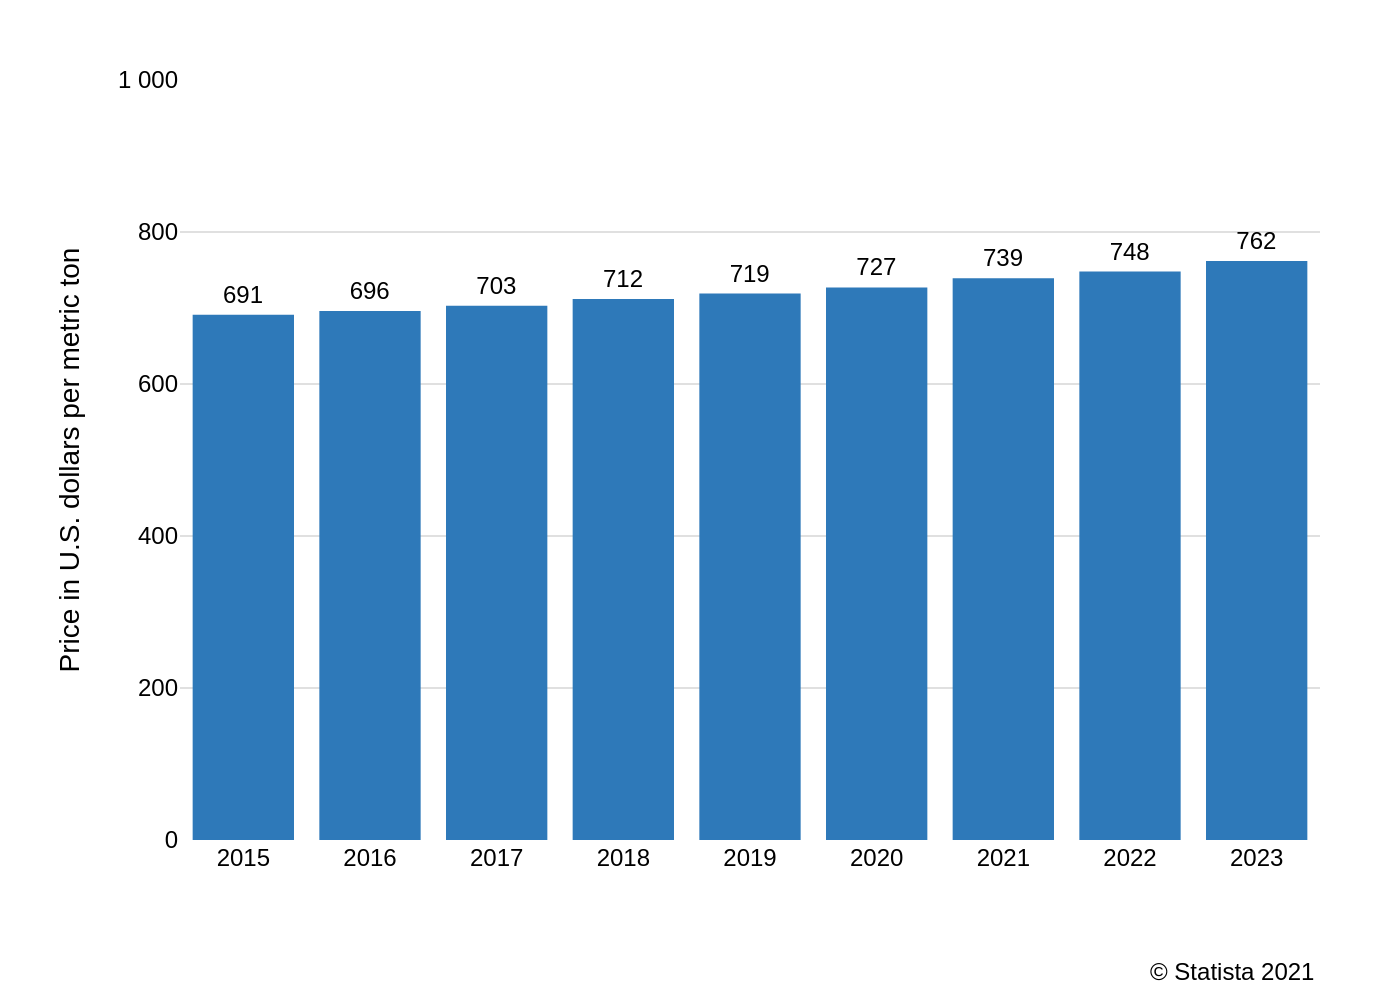

Generate this figure with Python:
import sys
import json
import pathlib
import plotly.graph_objects as go

# This script requires a single command-line argument: the path to the JSON data file.
if len(sys.argv) != 2:
    print(f"Usage: python {sys.argv[0]} <json_file_path>")
    sys.exit(1)

json_path = pathlib.Path(sys.argv[1])
if not json_path.is_file():
    print(f"Error: JSON file not found at '{json_path}'")
    sys.exit(1)

# Load data and text from the specified JSON file
with open(json_path, 'r', encoding='utf-8') as f:
    chart_info = json.load(f)

chart_data = chart_info["chart_data"]
texts = chart_info["texts"]
colors = chart_info["colors"]

# Prepare data for Plotly
x_values = [d['year'] for d in chart_data]
y_values = [d['price'] for d in chart_data]

# Create the figure
fig = go.Figure()

# Add the bar trace
fig.add_trace(go.Bar(
    x=x_values,
    y=y_values,
    text=y_values,
    textposition='outside',
    marker_color=colors[0],
    marker_line_width=0,
    cliponaxis=False,
    textfont=dict(
        family="Arial",
        size=12,
        color='black'
    )
))

# Update layout for a professional look, matching the source image
fig.update_layout(
    plot_bgcolor='white',
    paper_bgcolor='white',
    showlegend=False,
    font=dict(
        family="Arial",
        size=12,
        color="black"
    ),
    xaxis=dict(
        title_text=texts.get("x_axis_title"),
        showgrid=False,
        tickvals=x_values,
        ticktext=[str(year) for year in x_values]
    ),
    yaxis=dict(
        title_text=texts.get("y_axis_title"),
        range=[0, 1000],
        tickvals=[0, 200, 400, 600, 800, 1000],
        ticktext=['0', '200', '400', '600', '800', '1 000'],
        showgrid=True,
        gridcolor='#e0e0e0',
        gridwidth=1
    ),
    margin=dict(l=90, r=40, t=40, b=80),
    annotations=[
        dict(
            text=texts.get("source", ""),
            showarrow=False,
            xref="paper",
            yref="paper",
            x=1,
            y=-0.15,
            xanchor='right',
            yanchor='top',
            font=dict(
                size=12
            )
        )
    ]
)

# Generate the output PNG filename from the input JSON filename
output_filename = json_path.stem + ".png"

# Save the figure as a high-resolution PNG image
fig.write_image(output_filename, scale=2)

print(f"Chart saved to {output_filename}")
